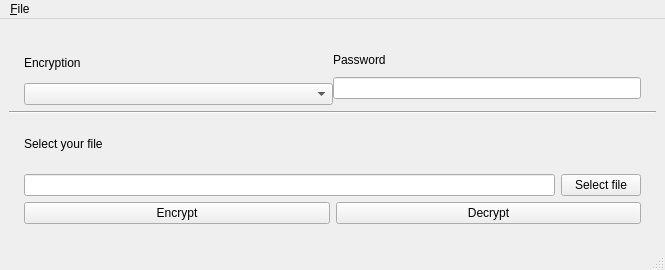
<?xml version="1.0" encoding="UTF-8"?>
<ui version="4.0">
 <class>mainWindow</class>
 <widget class="QMainWindow" name="mainWindow">
  <property name="geometry">
   <rect>
    <x>0</x>
    <y>0</y>
    <width>665</width>
    <height>270</height>
   </rect>
  </property>
  <property name="windowTitle">
   <string>Simple File Encryptor</string>
  </property>
  <widget class="QWidget" name="wFile">
   <layout class="QGridLayout" name="gridLayout">
    <item row="3" column="0">
     <layout class="QHBoxLayout" name="horizontalLayout">
      <property name="leftMargin">
       <number>15</number>
      </property>
      <property name="topMargin">
       <number>0</number>
      </property>
      <property name="rightMargin">
       <number>15</number>
      </property>
      <property name="bottomMargin">
       <number>15</number>
      </property>
      <item>
       <widget class="QPushButton" name="pbEncrypt">
        <property name="text">
         <string>Encrypt</string>
        </property>
       </widget>
      </item>
      <item>
       <widget class="QPushButton" name="pbDecrypt">
        <property name="text">
         <string>Decrypt</string>
        </property>
       </widget>
      </item>
     </layout>
    </item>
    <item row="2" column="0">
     <layout class="QVBoxLayout" name="verticalLayout">
      <property name="leftMargin">
       <number>15</number>
      </property>
      <property name="topMargin">
       <number>0</number>
      </property>
      <property name="rightMargin">
       <number>15</number>
      </property>
      <property name="bottomMargin">
       <number>0</number>
      </property>
      <item>
       <widget class="QLabel" name="label_3">
        <property name="text">
         <string>Select your file</string>
        </property>
       </widget>
      </item>
      <item>
       <layout class="QHBoxLayout" name="horizontalLayout_2">
        <item>
         <widget class="QLineEdit" name="leFile">
          <property name="text">
           <string/>
          </property>
         </widget>
        </item>
        <item>
         <widget class="QPushButton" name="pbSelectFile">
          <property name="text">
           <string>Select file</string>
          </property>
         </widget>
        </item>
       </layout>
      </item>
     </layout>
    </item>
    <item row="0" column="0">
     <layout class="QVBoxLayout" name="verticalLayout_2">
      <property name="leftMargin">
       <number>15</number>
      </property>
      <property name="topMargin">
       <number>15</number>
      </property>
      <property name="rightMargin">
       <number>15</number>
      </property>
      <property name="bottomMargin">
       <number>0</number>
      </property>
      <item>
       <layout class="QHBoxLayout" name="horizontalLayout_3">
        <property name="spacing">
         <number>0</number>
        </property>
        <item>
         <layout class="QVBoxLayout" name="verticalLayout_4">
          <item>
           <widget class="QLabel" name="label">
            <property name="text">
             <string>Encryption</string>
            </property>
           </widget>
          </item>
          <item>
           <widget class="QComboBox" name="cbEncryption">
            <property name="sizePolicy">
             <sizepolicy hsizetype="Expanding" vsizetype="Fixed">
              <horstretch>0</horstretch>
              <verstretch>0</verstretch>
             </sizepolicy>
            </property>
            <property name="minimumSize">
             <size>
              <width>0</width>
              <height>21</height>
             </size>
            </property>
            <property name="maximumSize">
             <size>
              <width>16777215</width>
              <height>16777215</height>
             </size>
            </property>
           </widget>
          </item>
         </layout>
        </item>
        <item>
         <layout class="QVBoxLayout" name="verticalLayout_3">
          <property name="bottomMargin">
           <number>6</number>
          </property>
          <item>
           <widget class="QLabel" name="label_2">
            <property name="text">
             <string>Password</string>
            </property>
           </widget>
          </item>
          <item>
           <widget class="QLineEdit" name="lePassword">
            <property name="text">
             <string/>
            </property>
            <property name="echoMode">
             <enum>QLineEdit::Password</enum>
            </property>
           </widget>
          </item>
         </layout>
        </item>
       </layout>
      </item>
     </layout>
    </item>
    <item row="1" column="0">
     <widget class="Line" name="line">
      <property name="orientation">
       <enum>Qt::Horizontal</enum>
      </property>
     </widget>
    </item>
   </layout>
  </widget>
  <widget class="QMenuBar" name="menubar">
   <property name="geometry">
    <rect>
     <x>0</x>
     <y>0</y>
     <width>665</width>
     <height>22</height>
    </rect>
   </property>
   <property name="defaultUp">
    <bool>true</bool>
   </property>
   <widget class="QMenu" name="menuFile">
    <property name="title">
     <string>&amp;File</string>
    </property>
    <addaction name="actionQuit"/>
   </widget>
   <addaction name="menuFile"/>
  </widget>
  <widget class="QStatusBar" name="statusbar"/>
  <action name="actionQuit">
   <property name="text">
    <string>Quit</string>
   </property>
  </action>
 </widget>
 <resources/>
 <connections>
  <connection>
   <sender>pbEncrypt</sender>
   <signal>pressed()</signal>
   <receiver>mainWindow</receiver>
   <slot>encryptFile()</slot>
   <hints>
    <hint type="sourcelabel">
     <x>176</x>
     <y>290</y>
    </hint>
    <hint type="destinationlabel">
     <x>332</x>
     <y>173</y>
    </hint>
   </hints>
  </connection>
  <connection>
   <sender>pbDecrypt</sender>
   <signal>pressed()</signal>
   <receiver>mainWindow</receiver>
   <slot>decryptFile()</slot>
   <hints>
    <hint type="sourcelabel">
     <x>488</x>
     <y>290</y>
    </hint>
    <hint type="destinationlabel">
     <x>332</x>
     <y>173</y>
    </hint>
   </hints>
  </connection>
  <connection>
   <sender>pbSelectFile</sender>
   <signal>pressed()</signal>
   <receiver>mainWindow</receiver>
   <slot>selectFile()</slot>
   <hints>
    <hint type="sourcelabel">
     <x>562</x>
     <y>82</y>
    </hint>
    <hint type="destinationlabel">
     <x>327</x>
     <y>111</y>
    </hint>
   </hints>
  </connection>
  <connection>
   <sender>cbEncryption</sender>
   <signal>currentIndexChanged(int)</signal>
   <receiver>mainWindow</receiver>
   <slot>onEncMethodChange()</slot>
   <hints>
    <hint type="sourcelabel">
     <x>180</x>
     <y>88</y>
    </hint>
    <hint type="destinationlabel">
     <x>332</x>
     <y>134</y>
    </hint>
   </hints>
  </connection>
 </connections>
 <slots>
  <slot>selectFile()</slot>
  <slot>encryptFile()</slot>
  <slot>decryptFile()</slot>
  <slot>onEncMethodChange()</slot>
 </slots>
</ui>
